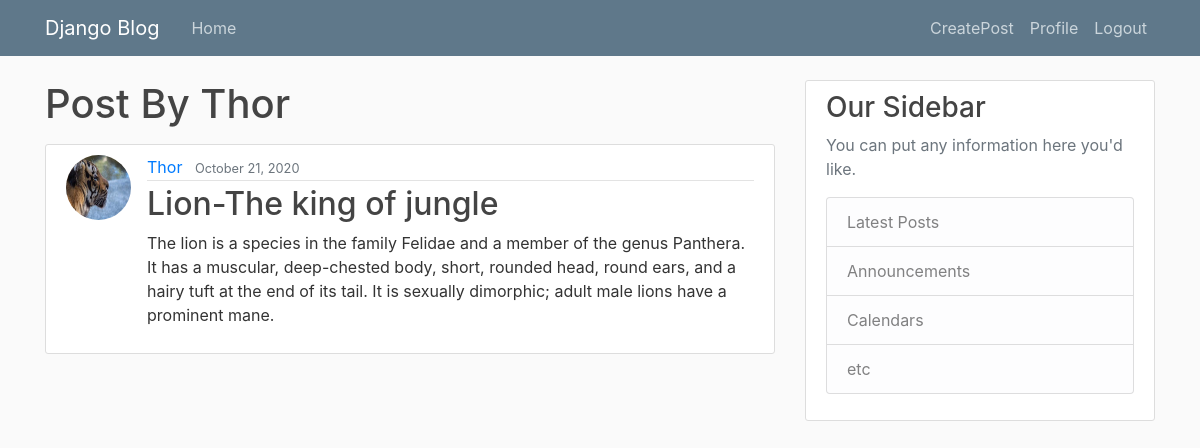
The app's page /user-posts/Thor (signed in) with its own data.
### blog/models.py (models this page shows, shortened)
class Post(models.Model):
    title=models.CharField(max_length=100)
    content=models.TextField()
    author=models.ForeignKey(User,on_delete=models.CASCADE)
    date=models.DateTimeField(default=timezone.now)

### users/models.py (models this page shows, shortened)
class Profile(models.Model):
    user = models.OneToOneField(User, on_delete=models.CASCADE)
    image = models.ImageField(default='default.jpg', upload_to='profile_pics')

### blog/views.py (the view)
# urls.py: path('user-posts/<str:username>',UserPostListView.as_view(),name="user-posts"),
class UserPostListView(ListView):
    model = Post
    template_name = 'user_posts.html'
    context_object_name = 'posts'
    def get_queryset(self):
        user=get_object_or_404(User,username=self.kwargs.get('username'))
        return Post.objects.filter(author=user).order_by('-date')

### blog/templates/user_posts.html
{% extends "base.html" %}
{% block content %}
<h1 class="mb-3">Post By {{ view.kwargs.username }}</h1>
    {% for post in posts %}
        <article class="media content-section">
          <img class="rounded-circle article-img" src="{{post.author.profile.image.url}}">
          <div class="media-body">
            <div class="article-metadata">
              <a class="mr-2" href=" {% url 'user-posts'  post.author.username %} ">{{ post.author }}</a>
              <small class="text-muted">{{ post.date|date:"F d, Y" }}</small>
            </div>
            <h2><a class="article-title" href="{% url 'post-detail' post.id %}">{{ post.title }}</a></h2>
            <p class="article-content">{{ post.content }}</p>
          </div>
        </article>
    {% endfor %}
{% endblock content %}

### blog/static/main.css (style rules this page uses)
body { background: #fafafa; color: #333333; margin-top: 5rem; }
h1, h2, h3, h4, h5, h6 { color: #444444; }
.content-section { background: #ffffff; padding: 10px 20px; border: 1px solid #dddddd; border-radius: 3px; margin-bottom: 20px; }
.article-title { color: #444444; }
.article-content { white-space: pre-line; }
.article-img { height: 65px; width: 65px; margin-right: 16px; }
.article-metadata { padding-bottom: 1px; margin-bottom: 4px; border-bottom: 1px solid #e3e3e3 }

### records on screen
Post: author.profile.image (placeholder picture), author "Thor", date "October 21, 2020", title "Lion-The king of jungle", content "The lion is a species in the family Felidae and a member of the genus Panthera. It has a muscular, deep-chested body, short, rounded head, round ears, and a hairy tuft at the end of its tail. It is sexually dimorphic; adult male lions have a prominent mane."

### other values on screen
{{ view.kwargs.username }} "Thor"
